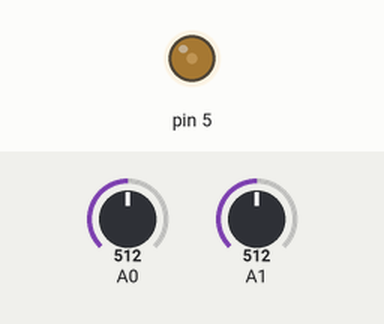
The sketch below on a simulated Arduino Uno, built with avr-gcc and run on an emulated ATmega328P. Parts: output pins drawn as LEDs (lit = HIGH). Inputs (shaded band) come from the test bench; at power-on: A1 = 512, A0 = 512. What the sketch prints to the serial monitor is not drawn.

Above: at 1.2 s.
1.3 s: A1 set to 716
At 2.5 s:
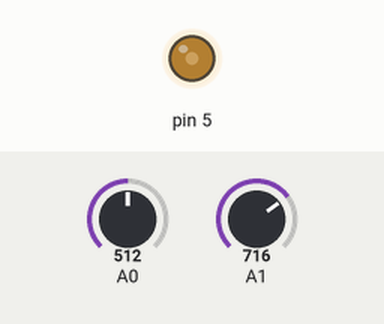
2.8 s: A1 set to 0
At 3.8 s:
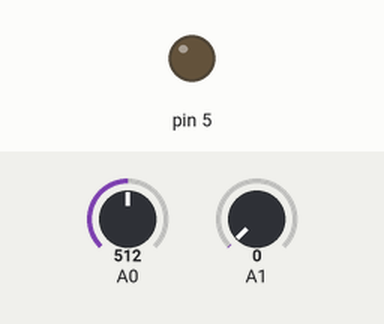
4.3 s: A0 set to 481
Timing chart, 0 to 7.3 s (numbered marks = the images above; inputs shaded):
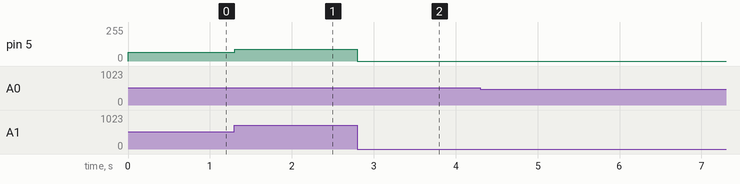

The sketch:

LDR_e_LED_PWM.pde
```cpp
int luminosidade;

int potenciometro;
void setup() {
  Serial.begin(9600);
  pinMode(5, OUTPUT);
}

void loop() {
  // entrada de informação na variável
  // analogRead(0) representa o sensor de luz do Program-ME
  luminosidade = analogRead(0);
  potenciometro = analogRead(1);
  analogWrite(5, potenciometro / 8);
  if(luminosidade<500) {
    Serial.println("Esta claro!");
  }
  else {
    Serial.println("Esta escuro!");
  }
}
```

Measured:
- after the input at 1.3 s, pin 5: 64/255 → 89/255 at once
- after the input at 2.8 s, pin 5: 89/255 → 0/255 at once
- after the input at 4.3 s, every drawn part: stays the same
